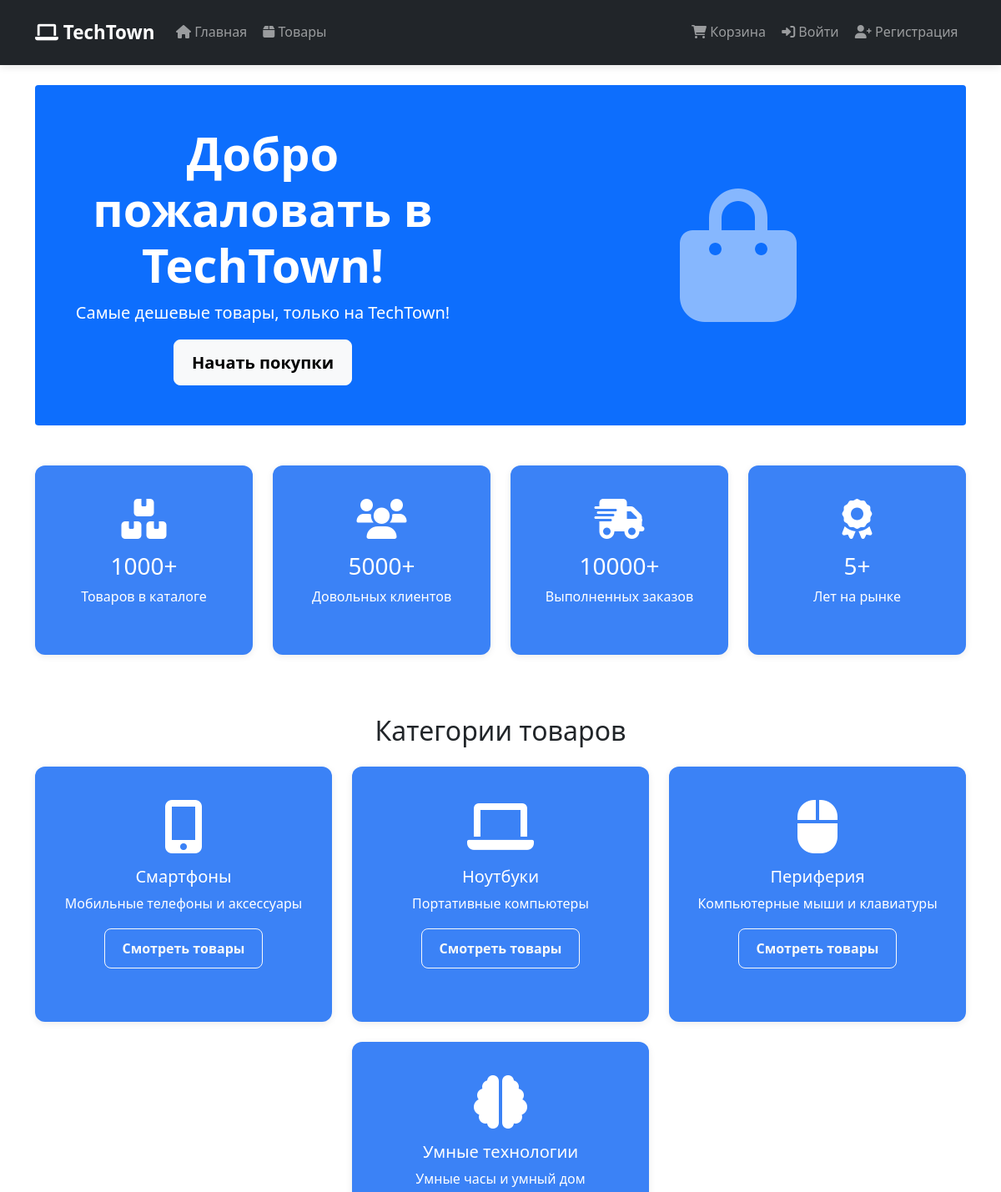
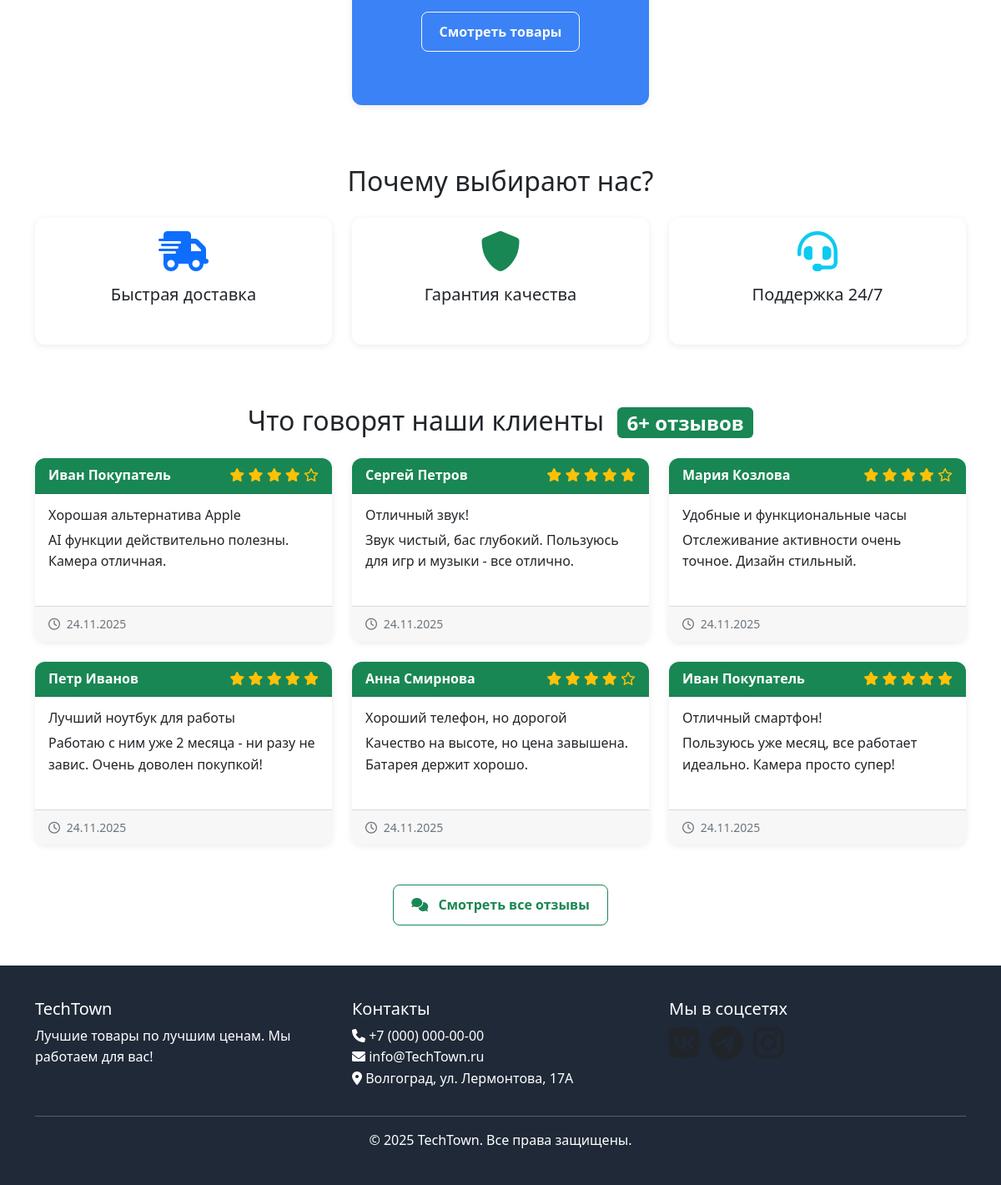
The page / on the database its author committed (2 pictures, top to bottom).
### models.py (models this page shows)
class Category(Base):
    __tablename__ = "categories"
    id = Column(Integer, primary_key=True, index=True)
    name = Column(String, unique=True, nullable=False)
    description = Column(Text)
    type = Column(String)
    products = relationship("Product", back_populates="category")

class Review(Base):
    __tablename__ = "reviews"
    id = Column(Integer, primary_key=True, index=True)
    customer_id = Column(Integer, ForeignKey("customers.id"), nullable=False)
    product_id = Column(Integer, ForeignKey("products.id"), nullable=False)
    rating = Column(Integer, nullable=False)  # 1-5 stars
    title = Column(String(200))
    comment = Column(Text)
    is_approved = Column(Boolean, default=True)
    created_at = Column(DateTime, default=datetime.utcnow)
    updated_at = Column(DateTime, default=datetime.utcnow, onupdate=datetime.utcnow)
    customer = relationship("Customer", backref="reviews_backref")
    product = relationship("Product", backref="reviews_backref")

class Customer(Base):
    __tablename__ = "customers"
    id = Column(Integer, primary_key=True, index=True)
    name = Column(String)
    email = Column(String, unique=True, index=True)
    hashed_password = Column(String)
    role = Column(String, default="visitor")
    is_active = Column(Boolean, default=True)
    created_at = Column(DateTime, default=datetime.utcnow)
    orders = relationship("Order", back_populates="customer")
    cart_items = relationship("CartItem", back_populates="customer")
    reviews = relationship("Review", back_populates="customer")  # Добавлено

### main.py (the view)
@app.get("/")
def read_root(
    request: Request,
    db: Session = Depends(get_db),
    current_user: models.Customer = Depends(get_current_user)
):
    categories = db.query(models.Category).all()
    recent_reviews = db.query(models.Review).filter(
        models.Review.is_approved == True
    ).options(
        joinedload(models.Review.customer),
        joinedload(models.Review.product)
    ).order_by(models.Review.created_at.desc()).limit(6).all()
    reviews_count = db.query(models.Review).filter(
        models.Review.is_approved == True
    ).count()
    return templates.TemplateResponse("index.html", {
        "request": request,
        "categories": categories,
        "recent_reviews": recent_reviews,
        "reviews_count": reviews_count,
        "current_user": current_user
    })

### templates/index.html (shortened to what this page needs)
{% extends "base.html" %}
{% block content %}
<div class="hero-section bg-primary text-white py-5 rounded mb-5">
    <div class="row align-items-center">
        <div class="col-md-6 text-center">
            <h1 class="display-4 fw-bold text-center">Добро пожаловать в TechTown!</h1>
            <p class="lead text-center">Самые дешевые товары, только на TechTown!</p>
            <a href="/products/" class="btn btn-light btn-lg">Начать покупки</a>
        </div>
        <div class="col-md-6 text-center">
            <i class="fas fa-shopping-bag fa-10x opacity-50"></i>
        </div>
    </div>
</div>
<div class="row mb-5">
    <div class="col-md-3">
        <div class="card stats-card text-white">
            <div class="card-body text-center">
                <i class="fas fa-boxes fa-3x mb-3"></i>
                <h3>{{ products_count|default('1000+') }}</h3>
                <p>Товаров в каталоге</p>
            </div>
        </div>
    </div>
    <div class="col-md-3">
        <div class="card stats-card text-white">
            <div class="card-body text-center">
                <i class="fas fa-users fa-3x mb-3"></i>
                <h3>{{ customers_count|default('5000+') }}</h3>
                <p>Довольных клиентов</p>
            </div>
        </div>
    </div>
    <div class="col-md-3">
        <div class="card stats-card text-white">
            <div class="card-body text-center">
                <i class="fas fa-shipping-fast fa-3x mb-3"></i>
                <h3>{{ orders_count|default('10000+') }}</h3>
                <p>Выполненных заказов</p>
            </div>
        </div>
    </div>
    <div class="col-md-3">
        <div class="card stats-card text-white">
            <div class="card-body text-center">
                <i class="fas fa-award fa-3x mb-3"></i>
                <h3>5+</h3>
                <p>Лет на рынке</p>
            </div>
        </div>
    </div>
</div>
<div class="row mb-5 ">
    <div class="col-12 ">
        <h2 class="text-center mb-4">Категории товаров</h2>
        <div class="row justify-content-center">
            {% for category in categories %}
            <div class="col-md-4 mb-4">
                <div class="card category-card h-100">
                    <div class="card-body text-center">
                        <i class="fas fa-{{ 'mobile-alt' if 'Смартфоны' in category.name else 'laptop' if 'Ноутбуки' in category.name else 'mouse' if 'Периферия' in category.name else 'brain'}} fa-4x text-outline-primary mb-3"></i>
                        <h5 class="card-title">{{ category.name }}</h5>
                        <p class="card-text">{{ category.description or 'Описание категории' }}</p>
                        <a href="/products/?category_id={{ category.id }}" class="btn btn-outline-light">
                            Смотреть товары
                        </a>
                    </div>
                </div>
            </div>
            {% endfor %}
        </div>
    </div>
</div>
<div class="row mt-5">
    <div class="col-12">
        <h2 class="text-center mb-4">Почему выбирают нас?</h2>
        <div class="row">
            <div class="col-md-4 text-center mb-4">
                <div class="card h-100 border-0">
                    <div class="card-body">
                        <i class="fas fa-shipping-fast fa-3x text-primary mb-3"></i>
                        <h5>Быстрая доставка</h5>
                    </div>
                </div>
            </div>
            <div class="col-md-4 text-center mb-4">
                <div class="card h-100 border-0">
                    <div class="card-body">
                        <i class="fas fa-shield-alt fa-3x text-success mb-3"></i>
                        <h5>Гарантия качества</h5>
                    </div>
                </div>
            </div>
            <div class="col-md-4 text-center mb-4">
                <div class="card h-100 border-0">
                    <div class="card-body">
                        <i class="fas fa-headset fa-3x text-info mb-3"></i>
                        <h5>Поддержка 24/7</h5>
                    </div>
                </div>
            </div>
        </div>
    </div>
</div>
<div class="row mt-5">
    <div class="col-12">
        <h2 class="text-center mb-4">
            {% if current_user.role in ['admin', 'manager', 'seller'] %}
                <i class="fas fa-comments me-2"></i>Отзывы покупателей
            {% else %}
                Что говорят наши клиенты
            {% endif %}
            <span class="badge
                {% if current_user.role == 'admin' %}bg-danger
                {% elif current_user.role == 'manager' %}bg-info
                {% elif current_user.role == 'seller' %}bg-warning text-dark
                {% else %}bg-success{% endif %} ms-2">
                {{ reviews_count }}+ отзывов
            </span>
        </h2>
        {% if recent_reviews %}
        <div class="row">
            {% for review in recent_reviews %}
            <div class="col-md-4 mb-4">
                <div class="card h-100
                    {% if current_user.role == 'admin' %}border-danger
                    {% elif current_user.role == 'manager' %}border-info
                    {% elif current_user.role == 'seller' %}border-warning
                    {% else %}border-success{% endif %}">
                    <div class="card-header
                        {% if current_user.role == 'admin' %}bg-danger text-white
                        {% elif current_user.role == 'manager' %}bg-info text-white
                        {% elif current_user.role == 'seller' %}bg-warning
                        {% else %}bg-success text-white{% endif %}
                        d-flex justify-content-between align-items-center">
                        <div>
                            <strong>{{ review.customer.name }}</strong>
                        </div>
                        <div class="text-warning">
                            {% for i in range(5) %}
                                {% if i < review.rating %}
                                    <i class="fas fa-star"></i>
                                {% else %}
                                    <i class="far fa-star"></i>
                                {% endif %}
                            {% endfor %}
                        </div>
                    </div>
                    <div class="card-body">
                        <h6 class="card-title">{{ review.title }}</h6>
                        <p class="card-text">{{ review.comment }}</p>
                    </div>
                    <div class="card-footer text-muted">
                        <small>
                            <i class="far fa-clock me-1"></i>
                            {{ review.created_at.strftime('%d.%m.%Y') }}
                        </small>
                    </div>
                </div>
            </div>
            {% endfor %}
        </div>
        <div class="text-center mt-4">
            <a href="/reviews/" class="btn
                {% if current_user.role == 'admin' %}btn-outline-danger
                {% elif current_user.role == 'manager' %}btn-outline-info
                {% elif current_user.role == 'seller' %}btn-outline-warning
                {% else %}btn-outline-success{% endif %}">
                <i class="fas fa-comments me-2"></i>
                {% if current_user.role in ['admin', 'manager', 'seller'] %}
                    Все отзывы
                {% else %}
                    Смотреть все отзывы
                {% endif %}
            </a>
        </div>
        {% endif %}
    </div>
</div>
{% endblock %}

### templates/base.html (style rules this page uses)
:root { --primary: #3b82f6; --primary-dark: #2563eb; --secondary: #6b7280; --light: #f9fafb; --dark: #1f2937; --accent: #f59e0b; --success: #10b981; }
body { font-family: 'Segoe UI', system-ui, sans-serif; background-color: #D0B084 (RAL 1001); line-height: 1.6; }
.card { border: none; border-radius: 12px; margin-bottom: 1.5rem; transition: all 0.3s ease; background: white; box-shadow: 0 2px 8px rgba(0,0,0,0.08); overflow: hidden; }
.category-card { background-color: var(--primary); color: white; text-align: center; padding: 1.5rem 1rem; border-radius: 12px; transition: transform 0.2s ease; }
.stats-card { background-color: var(--primary); color: white; border-radius: 12px; padding: 1.5rem; }
.btn { border-radius: 8px; font-weight: 600; padding: 0.7rem 1.3rem; transition: all 0.2s ease; }
.badge { border-radius: 6px; padding: 0.4rem 0.7rem; font-weight: 600; }

### rows shown on the page
Category: name "Смартфоны", description "Мобильные телефоны и аксессуары"
Category: name "Ноутбуки", description "Портативные компьютеры"
Category: name "Периферия", description "Компьютерные мыши и клавиатуры"
Category: name "Умные технологии", description "Умные часы и умный дом"
Review: customer.name "Иван Покупатель", rating 4 (drawn), title "Хорошая альтернатива Apple", comment "AI функции действительно полезны. Камера отличная.", created_at "24.11.2025"
Review: customer.name "Сергей Петров", rating 5 (drawn), title "Отличный звук!", comment "Звук чистый, бас глубокий. Пользуюсь для игр и музыки - все отлично.", created_at "24.11.2025"
Review: customer.name "Мария Козлова", rating 4 (drawn), title "Удобные и функциональные часы", comment "Отслеживание активности очень точное. Дизайн стильный.", created_at "24.11.2025"
Review: customer.name "Петр Иванов", rating 5 (drawn), title "Лучший ноутбук для работы", comment "Работаю с ним уже 2 месяца - ни разу не завис. Очень доволен покупкой!", created_at "24.11.2025"
Review: customer.name "Анна Смирнова", rating 4 (drawn), title "Хороший телефон, но дорогой", comment "Качество на высоте, но цена завышена. Батарея держит хорошо.", created_at "24.11.2025"
Review: customer.name "Иван Покупатель", rating 5 (drawn), title "Отличный смартфон!", comment "Пользуюсь уже месяц, все работает идеально. Камера просто супер!", created_at "24.11.2025"

### other values the page prints
{{ products_count|default('1000+') }} "1000+"
{{ customers_count|default('5000+') }} "5000+"
{{ orders_count|default('10000+') }} "10000+"
{{ reviews_count }} "6"
